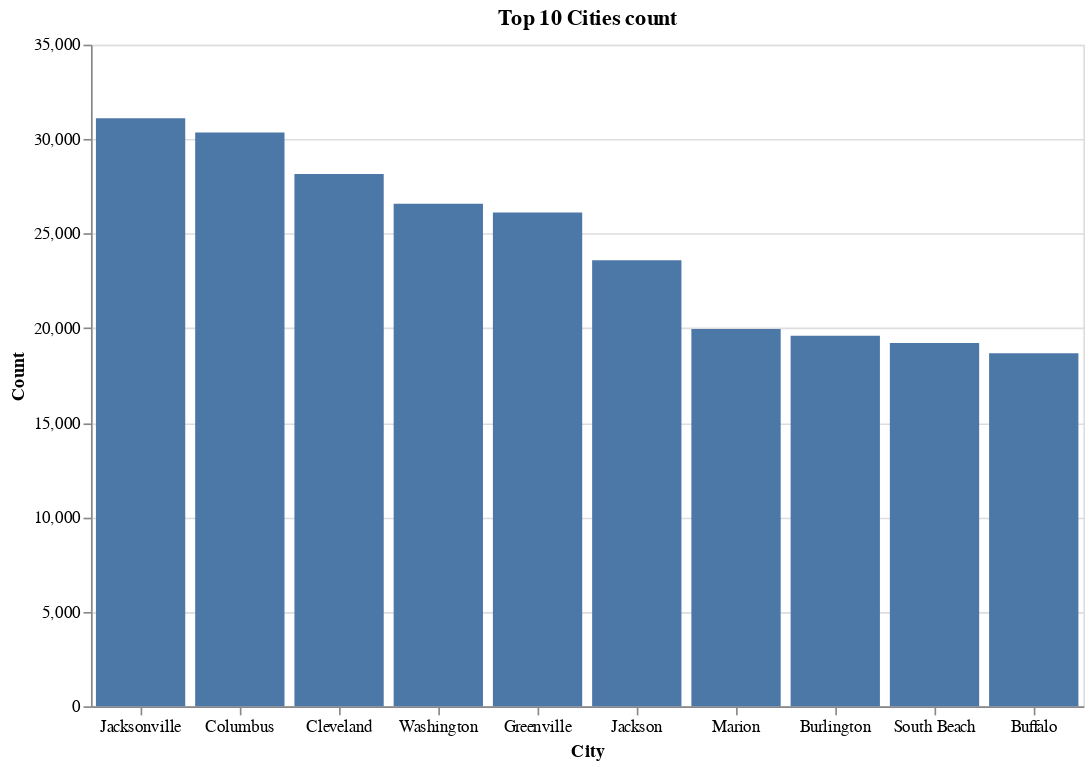

Notebook cell for this chart:
### Code cell
title = alt.TitleParams('Top 10 Cities count', anchor='middle')
base = alt.Chart(X[X['City'].isin(list_top_cities)], title=title).encode(
    alt.X(
        'City',
        sort=alt.EncodingSortField(field="Letters", op="count", order='descending'), 
        axis=alt.Axis(labelAngle=0),
        title='City'),
    alt.Y('count()', title='Count')
).properties(
    width=600,
    height=400
)
base.mark_bar() + base.mark_text(align='center', dx=0, yOffset=-10)

### Figure 1 — Vega specification as saved in the notebook (floating-point values rounded to 4 significant figures)
{"$schema": "https://vega.github.io/schema/vega/v5.json", "data": [{"name": "source_0"}, {"name": "data_0", "values": [{"City": "Buffalo", "__count": 18677}, {"City": "Jackson", "__count": 23598}, {"City": "Columbus", "__count": 30351}, {"City": "Jacksonville", "__count": 31112}, {"City": "Greenville", "__count": 26121}, {"City": "Cleveland", "__count": 28164}, {"City": "Washington", "__count": 26587}, {"City": "Marion", "__count": 19959}, {"City": "Burlington", "__count": 19598}, {"City": "South Beach", "__count": 19220}]}, {"name": "source_0_x_domain_City", "values": [{"City": "Buffalo", "sort_field": 18677}, {"City": "Jackson", "sort_field": 23598}, {"City": "Columbus", "sort_field": 30351}, {"City": "Jacksonville", "sort_field": 31112}, {"City": "Greenville", "sort_field": 26121}, {"City": "Cleveland", "sort_field": 28164}, {"City": "Washington", "sort_field": 26587}, {"City": "Marion", "sort_field": 19959}, {"City": "Burlington", "sort_field": 19598}, {"City": "South Beach", "sort_field": 19220}]}, {"name": "data_0_y_domain___count", "values": [{"min": 18677, "max": 31112}]}], "marks": [{"type": "rect", "name": "layer_0_marks", "from": {"data": "data_0"}, "encode": {"update": {"width": {"signal": "max(0.25, bandwidth('x'))"}, "y2": {"value": 0, "scale": "y"}, "fill": {"value": "#4c78a8"}, "x": {"field": "City", "scale": "x"}, "y": {"field": "__count", "scale": "y"}}}, "style": ["bar"]}, {"type": "text", "name": "layer_1_marks", "from": {"data": "data_0"}, "encode": {"update": {"align": {"value": "center"}, "baseline": {"value": "middle"}, "fill": {"value": "black"}, "dx": {"value": 0}, "x": {"field": "City", "scale": "x", "band": 0.5}, "y": {"field": "__count", "scale": "y", "offset": -10}}}, "style": ["text"]}], "scales": [{"name": "x", "type": "band", "domain": {"data": "source_0_x_domain_City", "field": "City", "sort": {"op": "max", "field": "sort_field", "order": "descending"}}, "range": [0, {"signal": "width"}], "paddingInner": 0.1, "paddingOuter": 0.05}, {"name": "y", "type": "linear", "domain": [{"signal": "(data(\"data_0_y_domain___count\")[0] || {}).min"}, {"signal": "(data(\"data_0_y_domain___count\")[0] || {}).max"}], "range": [{"signal": "height"}, 0], "zero": true, "nice": true}], "axes": [{"scale": "y", "tickCount": {"signal": "ceil(height/40)"}, "maxExtent": 0, "minExtent": 0, "grid": true, "orient": "left", "gridScale": "x", "ticks": false, "labels": false, "domain": false, "aria": false, "zindex": 0}, {"scale": "x", "title": "City", "labelAngle": 0, "zindex": 0, "orient": "bottom", "labelBaseline": "top", "grid": false}, {"scale": "y", "orient": "left", "grid": false, "zindex": 0, "tickCount": {"signal": "ceil(height/40)"}, "title": "Count", "labelOverlap": true}], "title": {"text": "Top 10 Cities count", "anchor": "middle", "frame": "group"}, "width": 600, "height": 400, "padding": 5, "background": "white", "style": "cell"}
